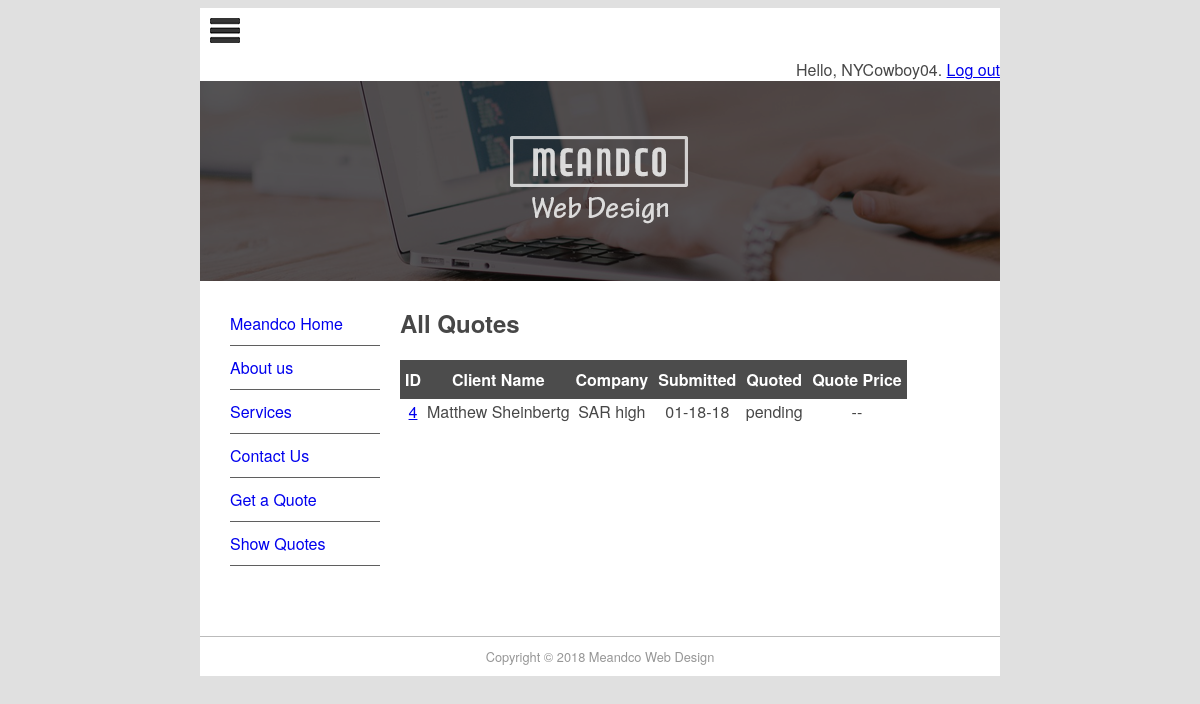
The page /quote/show (signed in) on the database its author committed.
### pages/models.py (models this page shows, shortened)
class Page(models.Model):
    title = models.CharField(max_length=60)
    permalink = models.CharField(max_length=12, unique = True)
    update_date = models.DateTimeField('Last Updated')
    bodytext = models.TextField('Page Content', blank=True)

### quotes/models.py (models this page shows, shortened)
class Quote(models.Model):
    name = models.CharField(max_length = 100)
    position = models.CharField(max_length = 50, blank = True)
    company = models.CharField(max_length = 50, blank = True)
    address = models.CharField(max_length = 200, blank = True)
    phone = models.CharField(max_length = 30, blank = True)
    email = models.EmailField()
    web = models.URLField(blank = True)
    description = models.TextField()
    sitestatus = models.CharField(max_length = 20, choices = STATUS_CHOICES)
    priority = models.CharField(max_length = 40, choices = PRIORITY_CHOICES)
    jobfile = models.FileField(upload_to='uploads/', blank = True)
    submitted = models.DateField(auto_now_add=True)
    quotedate = models.DateField(blank = True, null = True)
    quoteprice = models.DecimalField(decimal_places=2, max_digits=7, blank = True, default = 0)
    username = models.ForeignKey(User, blank = True, null = True)

### quotes/views.py (the view)
# urls.py: url(r'show$', QuoteList.as_view(), name='show-quotes'),
class QuoteList(LoginRequiredMixin, ListView):
    login_url= reverse_lazy('login')
    model = Quote
    context_object_name = 'all_quotes'
    def get_queryset(self):
        return Quote.objects.filter(username=self.request.user)
    def get_context_data(self, **kwargs):
        context=super(QuoteList, self).get_context_data(**kwargs)
        context['page_list']=Page.objects.all()
        return context

### quotes/templates/quotes/quote_list.html (shortened to what this page needs)
{% extends "quotes/quote.html" %}
{% block content %}
<h1>All Quotes</h1>
<table style="border-collapse:collapse">
    <tr class="quotehdr"><th>ID</th><th>Client Name</th>
      <th>Company</th><th>Submitted</th><th>Quoted</th><th>Quote Price</th>
    </tr>
    {% for quote in all_quotes %}
      <tr class="quoterow {% cycle '' 'altrow' %}">
        <td><a href="show/{{quote.id}}">{{quote.id}}</a></td>
        <td>{{quote.name}}</td>
        <td>{{quote.company}}</td>
        <td>{{quote.submitted|date:"m-d-y"}}</td>
        <td>{{quote.quotedate|date:"m-d-y"|default:"pending"}}</td>
        <td>{{quote.quoteprice|default:"--"}}</td>
      </tr>
    {% endfor %}
  </table>
  {% endblock content %}

### mfdw_site/templates/quotes/quote.html (shortened to what this page needs)
{% extends "base.html" %}
{% block sidenav %}
  {% for page in page_list %}
    <li><a href="{{ page.permalink }}">{{ page.title }}</a></li>
  {% endfor %}
{% endblock sidenav %}

### mfdw_site/templates/base.html (shortened to what this page needs)
<!DOCTYPE html>
{% load static %}
<html>
  <head>
    <link href="{% static 'main.css' %}" rel="stylesheet" type="text/css">
  </head>
  <body>
    <div id="wrapper">
      <header id = "header">
        <div id="logo"><img src="{% static 'logo.jpg' %}" alt=""/></div>
          <span style="float:right;">
            {% if user.is_authenticated %}
              Hello, {{user.username}}. <a href="{% url 'logout' %}?next=/">Log out </a>
            {% else %}
              Not logged in. <a href="{% url 'login' %}?next=/">Log in</a>.
            {% endif %}
          </span>
        <div id="topbanner"><img src="{% static 'top_banner.png' %}" width="800"
          height="200" alt=""/></div>
      </header>
      <aside id="leftsidebar">
        <nav id="nav">
          <ul>
            {% block sidenav %}{% endblock sidenav %}
            <li><a href="/contact">Contact Us</a></li>
            <li><a href="/quote">Get a Quote</a></li>
            <li><a href="/quote/show">Show Quotes</a></li>
          </ul>
        </nav>
      </aside>
      <section id="main">
        {% block content %}{% endblock content %}
      </section>
      <footer id="footer">Copyright &copy 2018 Meandco Web Design</footer>
    </div>
  </body>
</html>

### mfdw_site/static/main.css (style rules this page uses)
#header { border-style: none; width: 800px; height: auto; }
#wrapper { margin-top: 0px; margin-left: auto; margin-right: auto; background-color: #FFFFFF; width: 800px; }
body { background-color: #E0E0E0; font-family: Gotham, "Helvetica Neue", Helvetica, Arial, sans-serif; text-align: justify; color: #474747; }
#footer { text-align: center; font-size: 0.8em; margin-top: 5px; padding-top: 10px; padding-bottom: 10px; background-color: #FFFFFF; border-top: thin solid #BBBBBB; clear:both; color: #969696; }
#nav li { padding-top: 10px; padding-bottom: 10px; font-size: 1em; list-style-type: none; border-bottom: thin solid #5F5F5F; color: #4C4C4C; left: 0px; list-style-position: inside; margin-left: -10px; }
#nav li a { text-decoration: none; }
#leftsidebar { width: 180px; height: 350px; float: left; }
#main { width: 560px; float: left; margin-left: 20px; margin-right: 10px; padding-right: 10px; }
#logo { padding: 10px; }
.quotehdr th { background-color: #4C4C4C; color: white; text-align: center; padding: 8px 5px; border: none; }
.quoterow td { padding 5px 10px; text-align: center; }

### rows shown on the page
Page: title "Meandco Home"
Page: title "About us"
Page: title "Services"
Quote: id "4", name "Matthew Sheinbertg", company "SAR high", submitted "01-18-18", quotedate "pending", quoteprice "--"

### other values the page prints
{{ user.username }} "NYCowboy04"
